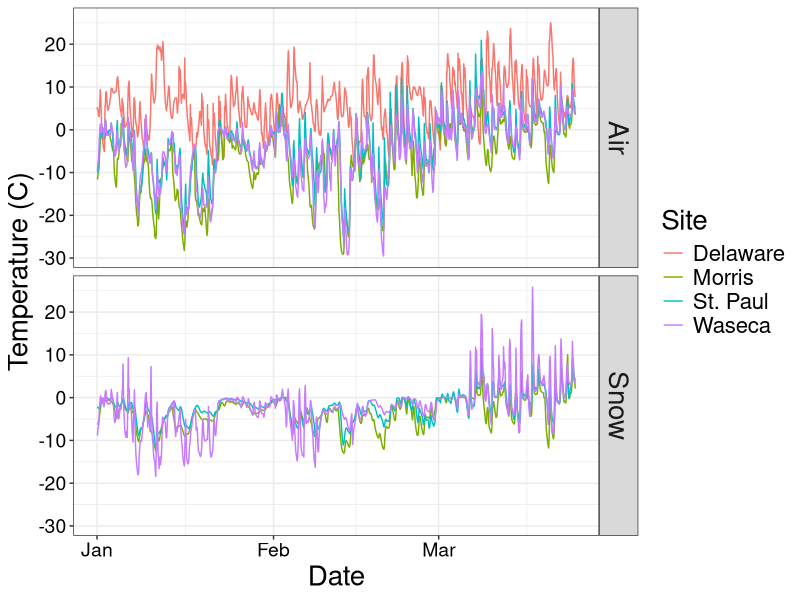
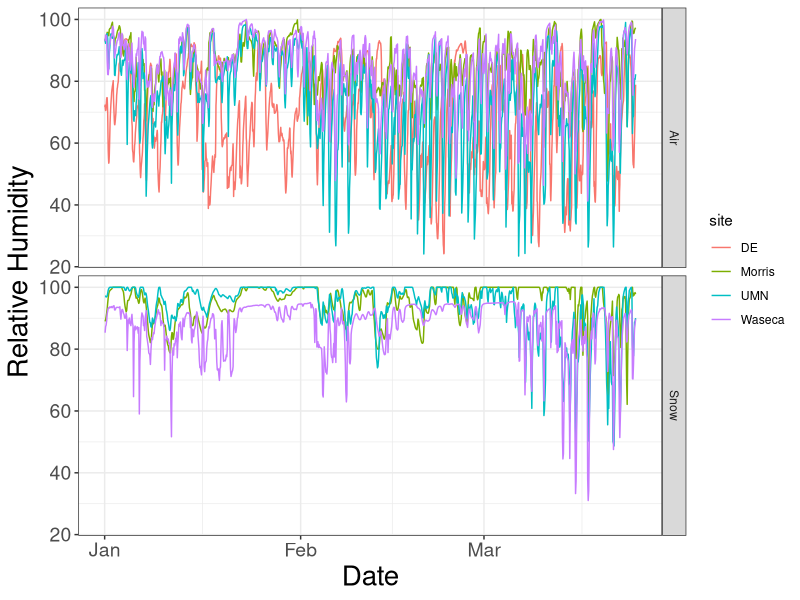

Reproduce these figures in R, in order.

# Libraries ---------------------------------------------------------------

library(tidyverse)
library(lubridate)
library(conflicted)
conflict_prefer("filter", "dplyr")
conflicted::conflict_prefer("lag", "dplyr")

# Read in data ------------------------------------------------------------
UMN_air <- read_csv(here::here("data/hobo_data/UMN_Air.csv"),
                    skip = 1,
                    col_names = c("date_time", "temp_F", "RH"),
                    col_types = "cdd")
UMN_snow <- read_csv(here::here("data/hobo_data/UMN_Snow.csv"),
                     skip = 1,
                     col_names = c("date_time", "temp_F", "RH"),
                     col_types = "cdd")
waseca_air <- read_csv(here::here("data/hobo_data/Waseca_Air.csv"),
                       skip = 1,
                       col_names = c("date_time", "temp_F", "RH"),
                       col_types = "cdd")
waseca_snow <- read_csv(here::here("data/hobo_data/Waseca_Snow.csv"),
                        skip = 1,
                        col_names = c("date_time", "temp_F", "RH"),
                        col_types = "cdd")
morris_air <- read_csv(here::here("data/hobo_data/Morris_Air.csv"),
                       skip = 1,
                       col_names = c("date_time", "temp_F", "RH"),
                       col_types = "cdd")
morris_snow <- read_csv(here::here("data/hobo_data/Morris_Snow.csv"),
                        skip = 1,
                        col_names = c("date_time", "temp_F", "RH"),
                        col_types = "cdd")
open_air_insectary <- read_csv(here::here("data/hobo_data/open_air_insectary.csv"),
                               skip = 1,
                               col_names = c("date_time", "temp_F", "RH"),
                               col_types = "cdd")
incubator7 <- read_csv(here::here("data/hobo_data/right_incubator.csv"),
                             skip = 1,
                             col_names = c("date_time", "temp_F", "RH"),
                             col_types = "cdd")
incubator8 <- read_csv(here::here("data/hobo_data/left_incubator.csv"),
                             skip = 1,
                             col_names = c("date_time", "temp_F", "RH"),
                             col_types = "cdd")

all_hobos <- bind_rows(Morris_Air = morris_air,
                       Morris_Snow = morris_snow,
                       DE_Air = open_air_insectary,
                       incubator7 = incubator7,
                       incubator8 = incubator8,
                       UMN_Air = UMN_air,
                       UMN_Snow = UMN_snow,
                       Waseca_Air = waseca_air,
                       Waseca_Snow = waseca_snow,
                       .id = "location")

all_hobos <- all_hobos %>% 
   mutate(date_time_true = mdy_hm(date_time),
          temp_C = (temp_F - 32) * (5 / 9),
          location = case_when(
             date_time_true > as.Date("2020-03-25") & location == "Morris_Air" ~ "incubator1",
             date_time_true > as.Date("2020-03-25") & location == "Morris_Snow" ~ "incubator2",
             date_time_true > as.Date("2020-03-25") & location == "UMN_Air" ~ "incubator3",
             date_time_true > as.Date("2020-03-25") & location == "UMN_Snow" ~ "incubator4",
             date_time_true > as.Date("2020-03-25") & location == "Waseca_Air" ~ "incubator5",
             date_time_true > as.Date("2020-03-25") & location == "Waseca_Snow" ~ "incubator6",
             TRUE ~ location))

write_csv(all_hobos, here::here("data/cleaned_hobo_dat.csv"))

all_hobos %>% 
   filter(!str_detect(location, "incubator") &
          date_time_true > as.Date("2020-01-01") &
             date_time_true < as.Date("2020-03-25")) %>%
   separate(location, into = c("site", "treatment"), remove = FALSE) %>% 
   ggplot(aes(x = date_time_true, y = temp_C, group = location, color = site)) +
   geom_line() +
   facet_grid(treatment~.) +
   theme_bw() +
   theme(axis.title = element_text(size = 20),
         axis.text = element_text(size = 14, colour = "black"),
         legend.text = element_text(size = 16),
         legend.title = element_text(size = 20),
         strip.text = element_text(size = 20)) +
   labs(y = "Temperature (C)", x = "Date") +
   scale_color_discrete(name = "Site", 
                        labels = c("Delaware", "Morris", "St. Paul", "Waseca"))

all_hobos %>% 
   filter(!str_detect(location, "incubator") &
             date_time_true > as.Date("2020-01-01") &
             date_time_true < as.Date("2020-03-25")) %>%
   separate(location, into = c("site", "treatment"), remove = FALSE) %>% 
   ggplot(aes(x = date_time_true, y = RH, group = location, color = site)) +
   geom_line() +
   facet_grid(treatment~.) +
   theme_bw() +
   theme(axis.title = element_text(size = 20),
         axis.text = element_text(size = 14)) +
   labs(y = "Relative Humidity", x = "Date")

all_hobos <- all_hobos %>% 
   mutate(date_time = mdy_hm(date_time), 
          date = date(date_time))

daily_dat <- all_hobos %>% 
   separate(location, into = c("site", "treatment"), remove = FALSE) %>% 
   group_by(location, date) %>% 
   summarise(site = site,
             treatment = treatment, 
             daily_mintemp = min(temp_C, na.rm = TRUE),
             daily_temp = mean(temp_C, na.rm = TRUE),
             daily_meanRH = mean(RH, na.rm = TRUE),
             daily_maxtemp = max(temp_C, na.rm = TRUE)) %>% 
   ungroup()

daily_dat$lag_mintemp <- lag(daily_dat$daily_mintemp)
daily_dat$temp_diff <- daily_dat$daily_maxtemp - daily_dat$lag_mintemp
daily_dat$rate_change <- daily_dat$temp_diff / 720
daily_dat %>%
   group_by(treatment) %>% 
   summarise(mean_rate = mean(rate_change, na.rm = TRUE),
             li = quantile(rate_change, 0.025, na.rm = TRUE),
             ui = quantile(rate_change, 0.975, na.rm = TRUE),
             max_rate = max(rate_change, na.rm = TRUE),
             min_rate = min(abs(rate_change), na.rm = TRUE))


avg_daily <- daily_dat %>% 
   group_by(location) %>% 
   summarise(avg_min_temp = mean(daily_mintemp),
             avg_avg_RH = mean(daily_meanRH),
             var_min_temp = sd(daily_mintemp),
             var_RH = sd(daily_meanRH))

mn_hourly_avg <- all_hobos %>% 
   separate(location, into = c("site", "treatment"), remove = FALSE) %>% 
   filter(site == "Morris" | site == "UMN" | site == "Waseca") %>%
   filter(date > "2019-12-31" & date < "2020-03-15") %>% 
   group_by(location) %>%
   mutate(order = 1:n()) %>% 
   ungroup() %>% 
   group_by(treatment, order) %>% 
   summarise(avg_hourly_temp = mean(temp_C),
             stdev = sd(temp_C, na.rm = TRUE))

mn_hourly_avg %>% 
   group_by(treatment) %>% 
   summarise(avg_stdev = mean(stdev),
             max_stdev = max(stdev))
# Average minimum temp over the two weeks preceeding the extreme cold on Feb 12
daily_dat %>% 
   separate(location, into = c("site", "treatment"), remove = FALSE) %>% 
   filter(site != "DE") %>% 
   filter(date > "2020-01-29" & date < "2020-02-12") %>% 
   group_by(treatment) %>% 
   summarise(avg_min_temp = mean(daily_mintemp))
# Avg minim temp on the cold snaps
daily_dat %>% 
   separate(location, into = c("site", "treatment"), remove = FALSE) %>% 
   filter(site != "DE") %>% 
   filter(date > "2020-02-12" & date < "2020-02-14") %>% 
   group_by(treatment) %>% 
   summarise(avg_min_temp = mean(daily_mintemp),
             date = date)

daily_dat %>% 
   separate(location, into = c("site", "treatment"), remove = FALSE) %>% 
   filter(site != "DE") %>% 
   filter(date > "2020-02-19" & date < "2020-02-21") %>% 
   group_by(treatment) %>% 
   summarise(avg_min_temp = mean(daily_mintemp),
             date = date)

# Look at avg minimum by treatment excluding DE
daily_dat %>% 
   separate(location, into = c("site", "treatment"), remove = FALSE) %>% 
   filter(site != "DE") %>% 
   group_by(treatment, date) %>% 
   summarise(avg_min_temp = mean(daily_mintemp, na.rm = TRUE),
             avg_avg_RH = mean(daily_meanRH, na.rm = TRUE),
             var_min_temp = sd(daily_mintemp, na.rm = TRUE),
             var_RH = sd(daily_meanRH, na.rm = TRUE)) %>% 
   mutate(min_temp_diff = avg_min_temp - lag(avg_min_temp)) %>% 
   View()
# Summarise temperature time series ---------------------------------------
hobo_summary <- all_hobos %>% 
   group_by(location) %>% 
   summarise(min_temp = min(temp_C, na.rm = TRUE),
             max_temp = max(temp_C, na.rm = TRUE),
             mean_temp = mean(temp_C, na.rm = TRUE),
             sd_temp = sd(temp_C, na.rm = TRUE),
             mean_RH = mean(RH, na.rm = TRUE),
             min_RH = min(RH, na.rm = TRUE),
             max_RH = max(RH, na.rm = TRUE),
             sd_RH = sd(RH, na.rm = TRUE),
             n_temp = n()) %>% 
   left_join(., avg_daily, by = "location") %>% 
   select(location, min_temp, avg_min_temp, mean_RH, avg_avg_RH, everything())


# Save output -------------------------------------------------------------

write_csv(hobo_summary, here::here("data/hobo_data/hobo_summary.csv"))
